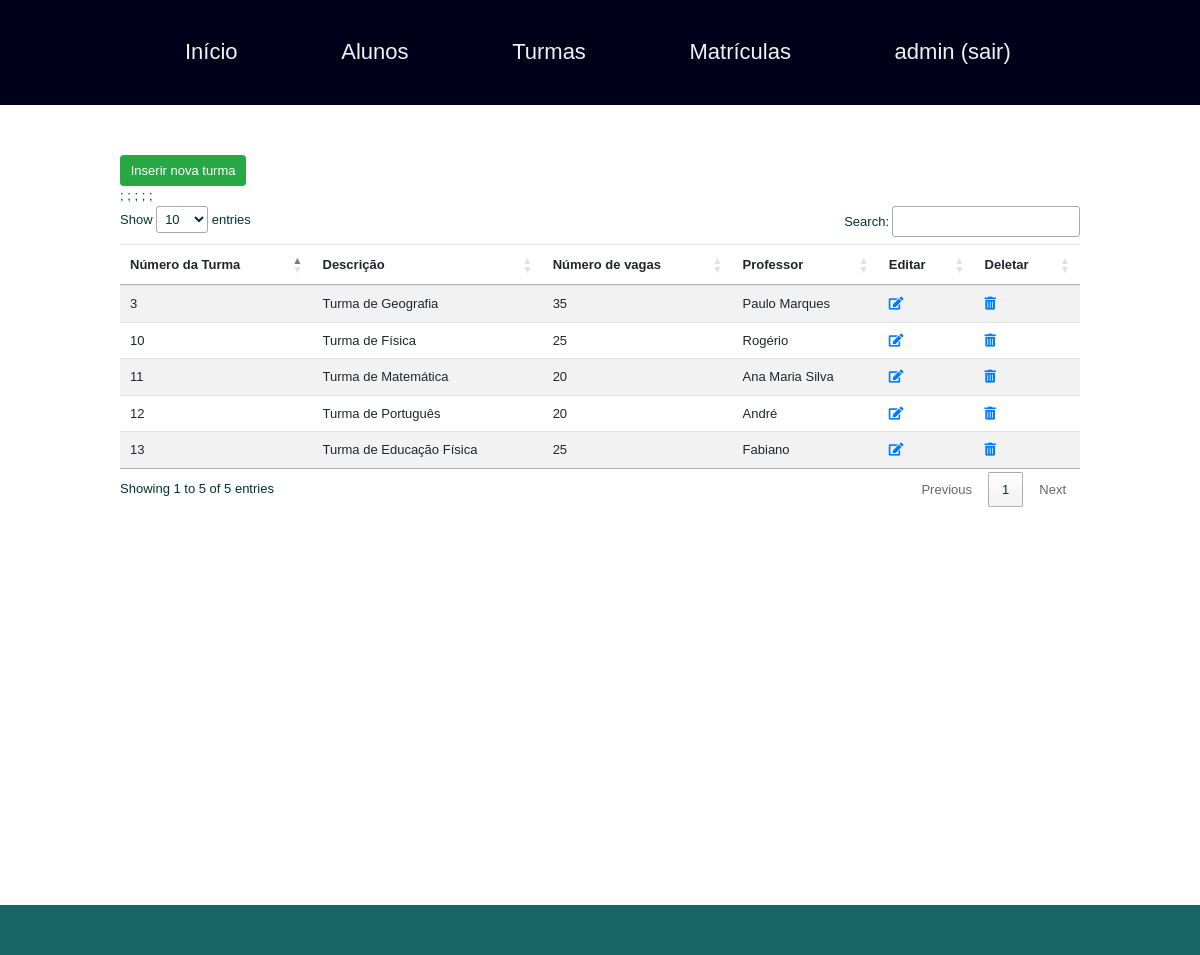
The app's page /index.php?pagina=turmas (signed in) with its own data.
### tables this page shows
CREATE TABLE `turmas` (
  `id_turmas` int(11) NOT NULL,
  `descricao` varchar(255) NOT NULL,
  `vagas` int(11) NOT NULL,
  `professor` varchar(100) NOT NULL
);

### database.php (called while the page is built, shortened)
<?php
$servidor = "localhost";
$usuario = "root";
$senha ="";
$db = "escola_pedrokautzmann";
$conexao = mysqli_connect($servidor, $usuario, $senha, $db);
$query = "SELECT * FROM turmas";
$consulta_turmas = mysqli_query($conexao, $query);

### conteudo/turmas.php (the view)
<a class="btn btn-success" href="?pagina=inserir_turma">Inserir nova turma</a><br>
<table class="table table-hover table-striped" id="turmas">
	<thead>
		<tr>
			<th>Número da Turma</th>
			<th>Descrição</th>
			<th>Número de vagas</th>
			<th>Professor</th>
			<th>Editar</th>
			<th>Deletar</th>
		</tr>
	</thead>
	<tbody>
		<?php
			while($linha = mysqli_fetch_array($consulta_turmas)){
				echo '<tr><td>'.$linha['id_turmas'].'</td>';
				echo '<td>'.$linha['descricao'].'</td>';
				echo '<td>'.$linha['vagas'].'</td>';
				echo '<td>'.$linha['professor'].'</td>';
		?>
			<td><a href="?pagina=inserir_turma&editar=<?php echo $linha['id_turmas']; ?>">
				<i class="fas fa-edit"></i>
			</a></td>
			<td><a href="deleta_turma.php?id_turmas=<?php echo $linha['id_turmas']; ?>">
				<i class="fas fa-trash-alt"></i>
			</a></td></tr>;
			<?php
			}
			?>
	</tbody>
</table>

### css/estilo.css (style rules this page uses)
* { margin: 0; padding: 0; }
html, body { height:100%; font-family: helvetica,arial; font-size: 13px; color:#003333; position: relative; }

### records on screen
turmas: id_turmas "3", descricao "Turma de Geografia", vagas "35", professor "Paulo Marques"
turmas: id_turmas "10", descricao "Turma de Física", vagas "25", professor "Rogério"
turmas: id_turmas "11", descricao "Turma de Matemática", vagas "20", professor "Ana Maria Silva"
turmas: id_turmas "12", descricao "Turma de Português", vagas "20", professor "André"
turmas: id_turmas "13", descricao "Turma de Educação Física", vagas "25", professor "Fabiano"

### other values on screen
$_SESSION['usuario'] "admin"
